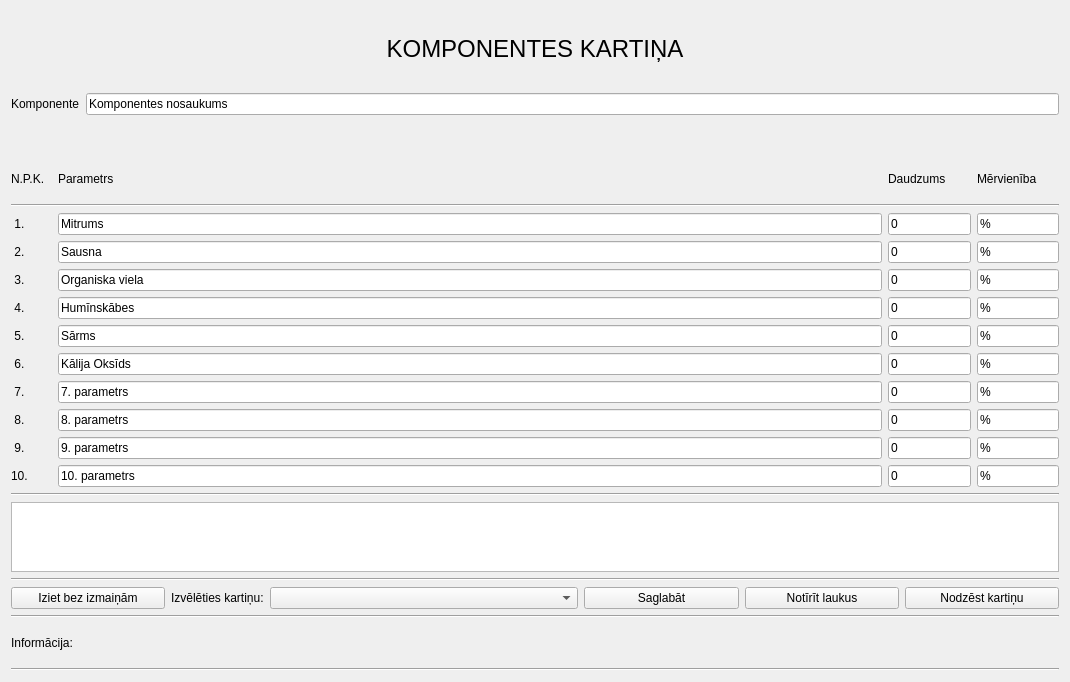
<?xml version="1.0" encoding="UTF-8"?>
<ui version="4.0">
 <class>ComponentCard</class>
 <widget class="QWidget" name="ComponentCard">
  <property name="geometry">
   <rect>
    <x>0</x>
    <y>0</y>
    <width>1070</width>
    <height>682</height>
   </rect>
  </property>
  <property name="windowTitle">
   <string>Form</string>
  </property>
  <layout class="QVBoxLayout" name="verticalLayout_3">
   <item>
    <layout class="QVBoxLayout" name="verticalLayout" stretch="2,5,1,1,5,5,5,5,5,5,5,5,5,5,5,0,1,0,1,0,1">
     <item>
      <layout class="QVBoxLayout" name="verticalLayout_2">
       <item>
        <widget class="QLabel" name="label_Heder">
         <property name="font">
          <font>
           <pointsize>18</pointsize>
          </font>
         </property>
         <property name="text">
          <string>KOMPONENTES KARTIŅA</string>
         </property>
         <property name="alignment">
          <set>Qt::AlignCenter</set>
         </property>
        </widget>
       </item>
      </layout>
     </item>
     <item>
      <layout class="QHBoxLayout" name="horizontalLayout_1">
       <item>
        <widget class="QLabel" name="label_comp_name">
         <property name="text">
          <string>Komponente</string>
         </property>
        </widget>
       </item>
       <item>
        <widget class="QLineEdit" name="lineEdit_comp_name">
         <property name="text">
          <string>Komponentes nosaukums</string>
         </property>
        </widget>
       </item>
      </layout>
     </item>
     <item>
      <spacer name="verticalSpacer">
       <property name="orientation">
        <enum>Qt::Vertical</enum>
       </property>
       <property name="sizeHint" stdset="0">
        <size>
         <width>20</width>
         <height>40</height>
        </size>
       </property>
      </spacer>
     </item>
     <item>
      <layout class="QHBoxLayout" name="horizontalLayout_14" stretch="1,20,2,2">
       <item>
        <widget class="QLabel" name="label_13">
         <property name="text">
          <string>N.P.K.</string>
         </property>
        </widget>
       </item>
       <item>
        <widget class="QLabel" name="label_1">
         <property name="text">
          <string>Parametrs</string>
         </property>
        </widget>
       </item>
       <item>
        <widget class="QLabel" name="label_2">
         <property name="text">
          <string>Daudzums</string>
         </property>
        </widget>
       </item>
       <item>
        <widget class="QLabel" name="label_3">
         <property name="text">
          <string>Mērvienība</string>
         </property>
        </widget>
       </item>
      </layout>
     </item>
     <item>
      <widget class="Line" name="line">
       <property name="orientation">
        <enum>Qt::Horizontal</enum>
       </property>
      </widget>
     </item>
     <item>
      <layout class="QHBoxLayout" name="horizontalLayout_16" stretch="1,20,2,2">
       <item>
        <widget class="QLabel" name="label">
         <property name="text">
          <string> 1.</string>
         </property>
        </widget>
       </item>
       <item>
        <widget class="QLineEdit" name="lineEdit_moisture">
         <property name="text">
          <string>Mitrums</string>
         </property>
        </widget>
       </item>
       <item>
        <widget class="QLineEdit" name="lineEdit_moistureVol">
         <property name="text">
          <string>0</string>
         </property>
        </widget>
       </item>
       <item>
        <widget class="QLineEdit" name="lineEdit_1_unit">
         <property name="text">
          <string>%</string>
         </property>
        </widget>
       </item>
      </layout>
     </item>
     <item>
      <layout class="QHBoxLayout" name="horizontalLayout_15" stretch="1,20,2,2">
       <item>
        <widget class="QLabel" name="label_4">
         <property name="text">
          <string> 2.</string>
         </property>
        </widget>
       </item>
       <item>
        <widget class="QLineEdit" name="lineEdit_dray">
         <property name="text">
          <string>Sausna</string>
         </property>
        </widget>
       </item>
       <item>
        <widget class="QLineEdit" name="lineEdit_drayVol">
         <property name="text">
          <string>0</string>
         </property>
        </widget>
       </item>
       <item>
        <widget class="QLineEdit" name="lineEdit">
         <property name="text">
          <string>%</string>
         </property>
        </widget>
       </item>
      </layout>
     </item>
     <item>
      <layout class="QHBoxLayout" name="horizontalLayout_13" stretch="1,20,2,2">
       <item>
        <widget class="QLabel" name="label_5">
         <property name="text">
          <string> 3.</string>
         </property>
        </widget>
       </item>
       <item>
        <widget class="QLineEdit" name="lineEdit_organic">
         <property name="text">
          <string>Organiska viela</string>
         </property>
        </widget>
       </item>
       <item>
        <widget class="QLineEdit" name="lineEdit_organicVol">
         <property name="text">
          <string>0</string>
         </property>
        </widget>
       </item>
       <item>
        <widget class="QLineEdit" name="lineEdit_4">
         <property name="text">
          <string>%</string>
         </property>
        </widget>
       </item>
      </layout>
     </item>
     <item>
      <layout class="QHBoxLayout" name="horizontalLayout_12" stretch="1,20,2,2">
       <item>
        <widget class="QLabel" name="label_6">
         <property name="text">
          <string> 4.</string>
         </property>
        </widget>
       </item>
       <item>
        <widget class="QLineEdit" name="lineEdit_humin">
         <property name="text">
          <string>Humīnskābes</string>
         </property>
        </widget>
       </item>
       <item>
        <widget class="QLineEdit" name="lineEdit_huminVol">
         <property name="text">
          <string>0</string>
         </property>
        </widget>
       </item>
       <item>
        <widget class="QLineEdit" name="lineEdit_7">
         <property name="text">
          <string>%</string>
         </property>
        </widget>
       </item>
      </layout>
     </item>
     <item>
      <layout class="QHBoxLayout" name="horizontalLayout_11" stretch="1,20,2,2">
       <item>
        <widget class="QLabel" name="label_7">
         <property name="text">
          <string> 5.</string>
         </property>
        </widget>
       </item>
       <item>
        <widget class="QLineEdit" name="lineEdit_sarms">
         <property name="text">
          <string>Sārms</string>
         </property>
        </widget>
       </item>
       <item>
        <widget class="QLineEdit" name="lineEdit_sarmsVol">
         <property name="text">
          <string>0</string>
         </property>
        </widget>
       </item>
       <item>
        <widget class="QLineEdit" name="lineEdit_10">
         <property name="text">
          <string>%</string>
         </property>
        </widget>
       </item>
      </layout>
     </item>
     <item>
      <layout class="QHBoxLayout" name="horizontalLayout_10" stretch="1,20,2,2">
       <item>
        <widget class="QLabel" name="label_8">
         <property name="text">
          <string> 6.</string>
         </property>
        </widget>
       </item>
       <item>
        <widget class="QLineEdit" name="lineEdit_KO">
         <property name="text">
          <string>Kālija Oksīds</string>
         </property>
        </widget>
       </item>
       <item>
        <widget class="QLineEdit" name="lineEdit_KOVol">
         <property name="text">
          <string>0</string>
         </property>
        </widget>
       </item>
       <item>
        <widget class="QLineEdit" name="lineEdit_13">
         <property name="text">
          <string>%</string>
         </property>
        </widget>
       </item>
      </layout>
     </item>
     <item>
      <layout class="QHBoxLayout" name="horizontalLayout_9" stretch="1,20,2,2">
       <item>
        <widget class="QLabel" name="label_9">
         <property name="text">
          <string> 7.</string>
         </property>
        </widget>
       </item>
       <item>
        <widget class="QLineEdit" name="lineEdit_param7">
         <property name="text">
          <string>7. parametrs</string>
         </property>
        </widget>
       </item>
       <item>
        <widget class="QLineEdit" name="lineEdit_param7_Vol">
         <property name="text">
          <string>0</string>
         </property>
        </widget>
       </item>
       <item>
        <widget class="QLineEdit" name="lineEdit_16">
         <property name="text">
          <string>%</string>
         </property>
        </widget>
       </item>
      </layout>
     </item>
     <item>
      <layout class="QHBoxLayout" name="horizontalLayout_8" stretch="1,20,2,2">
       <item>
        <widget class="QLabel" name="label_10">
         <property name="text">
          <string> 8.</string>
         </property>
        </widget>
       </item>
       <item>
        <widget class="QLineEdit" name="lineEdit_param8">
         <property name="text">
          <string>8. parametrs</string>
         </property>
        </widget>
       </item>
       <item>
        <widget class="QLineEdit" name="lineEdit_param8_Vol">
         <property name="text">
          <string>0</string>
         </property>
        </widget>
       </item>
       <item>
        <widget class="QLineEdit" name="lineEdit_19">
         <property name="text">
          <string>%</string>
         </property>
        </widget>
       </item>
      </layout>
     </item>
     <item>
      <layout class="QHBoxLayout" name="horizontalLayout_7" stretch="1,20,2,2">
       <item>
        <widget class="QLabel" name="label_11">
         <property name="text">
          <string> 9.</string>
         </property>
        </widget>
       </item>
       <item>
        <widget class="QLineEdit" name="lineEdit_param9">
         <property name="text">
          <string>9. parametrs</string>
         </property>
        </widget>
       </item>
       <item>
        <widget class="QLineEdit" name="lineEdit_param9_Vol">
         <property name="text">
          <string>0</string>
         </property>
        </widget>
       </item>
       <item>
        <widget class="QLineEdit" name="lineEdit_22">
         <property name="text">
          <string>%</string>
         </property>
        </widget>
       </item>
      </layout>
     </item>
     <item>
      <layout class="QHBoxLayout" name="horizontalLayout_6" stretch="1,20,2,2">
       <item>
        <widget class="QLabel" name="label_12">
         <property name="text">
          <string>10.</string>
         </property>
        </widget>
       </item>
       <item>
        <widget class="QLineEdit" name="lineEdit_param10">
         <property name="text">
          <string>10. parametrs</string>
         </property>
        </widget>
       </item>
       <item>
        <widget class="QLineEdit" name="lineEdit_param10Vol">
         <property name="text">
          <string>0</string>
         </property>
        </widget>
       </item>
       <item>
        <widget class="QLineEdit" name="lineEdit_25">
         <property name="text">
          <string>%</string>
         </property>
        </widget>
       </item>
      </layout>
     </item>
     <item>
      <widget class="Line" name="line_5">
       <property name="orientation">
        <enum>Qt::Horizontal</enum>
       </property>
      </widget>
     </item>
     <item>
      <layout class="QHBoxLayout" name="horizontalLayout_4">
       <item>
        <widget class="QTextEdit" name="textEdit_notes">
         <property name="html">
          <string>&lt;!DOCTYPE HTML PUBLIC &quot;-//W3C//DTD HTML 4.0//EN&quot; &quot;http://www.w3.org/TR/REC-html40/strict.dtd&quot;&gt;
&lt;html&gt;&lt;head&gt;&lt;meta name=&quot;qrichtext&quot; content=&quot;1&quot; /&gt;&lt;meta charset=&quot;utf-8&quot; /&gt;&lt;style type=&quot;text/css&quot;&gt;
p, li { white-space: pre-wrap; }
hr { height: 1px; border-width: 0; }
&lt;/style&gt;&lt;/head&gt;&lt;body style=&quot; font-family:'Segoe UI'; font-size:9pt; font-weight:400; font-style:normal;&quot;&gt;
&lt;p style=&quot;-qt-paragraph-type:empty; margin-top:0px; margin-bottom:0px; margin-left:0px; margin-right:0px; -qt-block-indent:0; text-indent:0px;&quot;&gt;&lt;br /&gt;&lt;/p&gt;&lt;/body&gt;&lt;/html&gt;</string>
         </property>
        </widget>
       </item>
      </layout>
     </item>
     <item>
      <widget class="Line" name="line_4">
       <property name="orientation">
        <enum>Qt::Horizontal</enum>
       </property>
      </widget>
     </item>
     <item>
      <layout class="QHBoxLayout" name="horizontalLayout_3" stretch="5,2,10,5,5,5">
       <item>
        <widget class="QPushButton" name="pushButton_exit">
         <property name="text">
          <string>Iziet bez izmaiņām</string>
         </property>
        </widget>
       </item>
       <item>
        <widget class="QLabel" name="label_14">
         <property name="text">
          <string>Izvēlēties kartiņu:</string>
         </property>
        </widget>
       </item>
       <item>
        <widget class="QComboBox" name="comboBox_loadCard">
         <property name="layoutDirection">
          <enum>Qt::LeftToRight</enum>
         </property>
        </widget>
       </item>
       <item>
        <widget class="QPushButton" name="pushButton_save">
         <property name="text">
          <string>Saglabāt</string>
         </property>
        </widget>
       </item>
       <item>
        <widget class="QPushButton" name="pushButton_clear">
         <property name="text">
          <string>Notīrīt laukus</string>
         </property>
        </widget>
       </item>
       <item>
        <widget class="QPushButton" name="pushButton_del">
         <property name="text">
          <string>Nodzēst kartiņu</string>
         </property>
        </widget>
       </item>
      </layout>
     </item>
     <item>
      <widget class="Line" name="line_3">
       <property name="orientation">
        <enum>Qt::Horizontal</enum>
       </property>
      </widget>
     </item>
     <item>
      <layout class="QHBoxLayout" name="horizontalLayout_2">
       <item>
        <widget class="QLabel" name="label_info">
         <property name="text">
          <string>Informācija:</string>
         </property>
        </widget>
       </item>
      </layout>
     </item>
    </layout>
   </item>
   <item>
    <widget class="Line" name="line_2">
     <property name="orientation">
      <enum>Qt::Horizontal</enum>
     </property>
    </widget>
   </item>
  </layout>
 </widget>
 <resources/>
 <connections/>
</ui>
